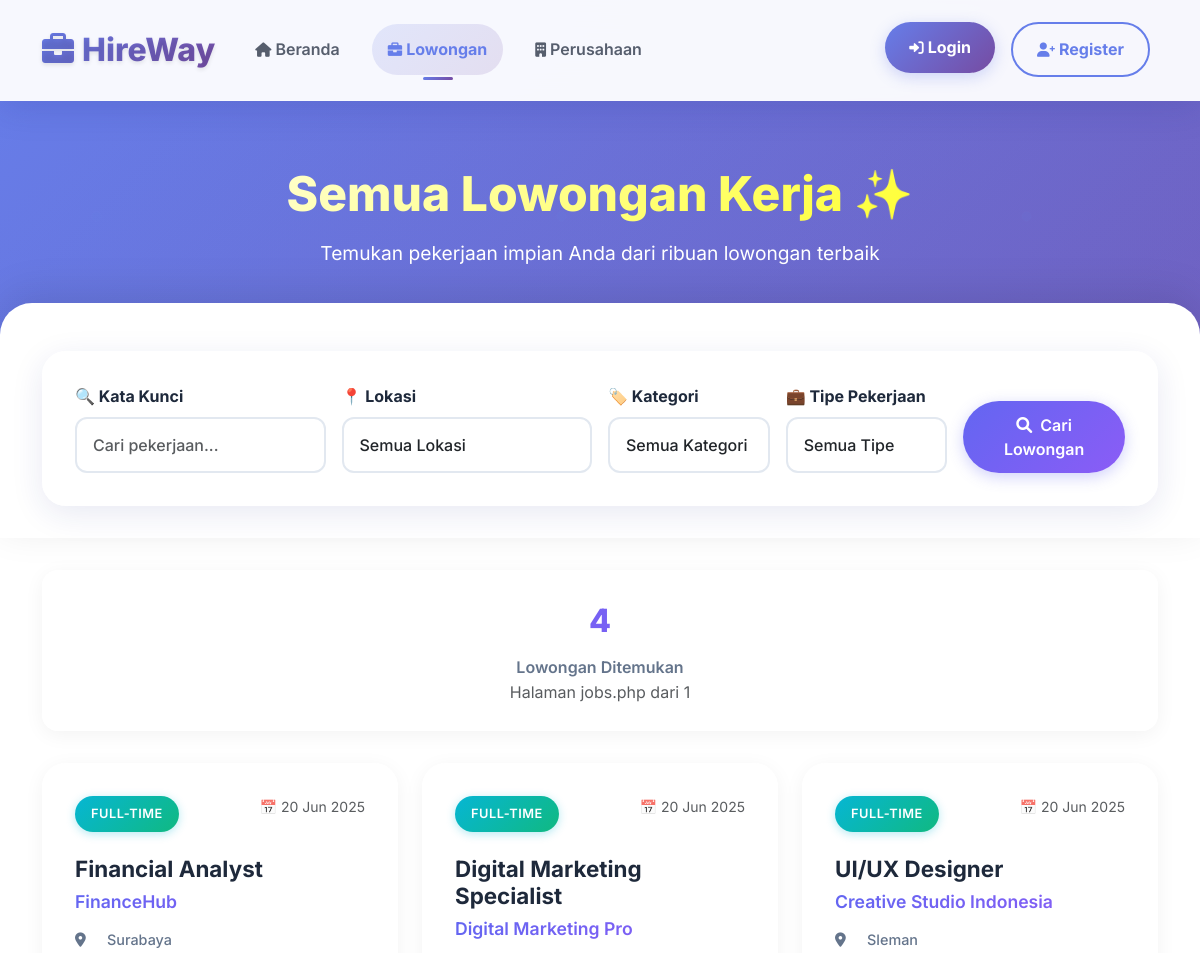
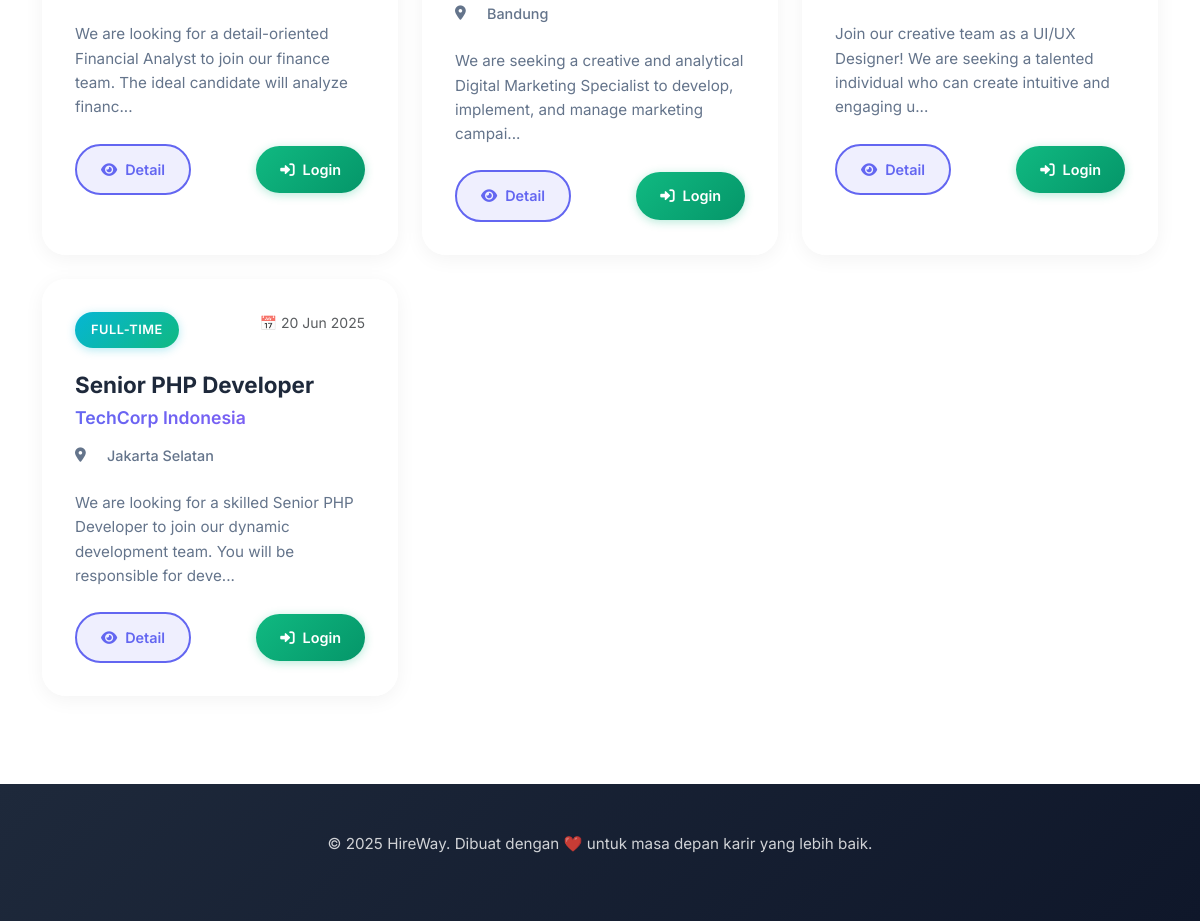
/jobs.php, run on the app's committed database (2 pictures, top to bottom).
### tables this page shows
CREATE TABLE jobs (
    id INT AUTO_INCREMENT PRIMARY KEY,
    title VARCHAR(150) NOT NULL,
    slug VARCHAR(200) UNIQUE,
    company VARCHAR(150) NOT NULL,
    company_id INT,
    category_id INT,
    description TEXT NOT NULL,
    requirements TEXT,
    responsibilities TEXT,
    benefits TEXT,
    job_type ENUM('full-time', 'part-time', 'contract', 'internship', 'freelance') DEFAULT 'full-time',
    work_location ENUM('onsite', 'remote', 'hybrid') DEFAULT 'onsite',
    location VARCHAR(100),
    city VARCHAR(100),
    province VARCHAR(100),
    salary VARCHAR(100),
    salary_min INT,
    salary_max INT,
    experience_required ENUM('fresh-graduate', '1-2-years', '3-5-years', '5+-years'),
    education_required ENUM('SMA', 'D3', 'S1', 'S2', 'S3'),
    skills_required JSON,
    application_deadline DATE,
    external_url VARCHAR(500),
    contact_email VARCHAR(100),
    contact_phone VARCHAR(20),
    views_count INT DEFAULT 0,
    applications_count INT DEFAULT 0,
    is_featured BOOLEAN DEFAULT FALSE,
    is_urgent BOOLEAN DEFAULT FALSE,
    is_active BOOLEAN DEFAULT TRUE,
    status ENUM('draft', 'published', 'paused', 'closed', 'expired') DEFAULT 'published',
    posted_by INT,
    created_at TIMESTAMP DEFAULT CURRENT_TIMESTAMP,
    updated_at TIMESTAMP DEFAULT CURRENT_TIMESTAMP ON UPDATE CURRENT_TIMESTAMP,
    
    FOREIGN KEY (company_id) REFERENCES companies(id) ON DELETE SET NULL,
    FOREIGN KEY (category_id) REFERENCES categories(id) ON DELETE SET NULL,
    FOREIGN KEY (posted_by) REFERENCES users(id) ON DELETE SET NULL,
    
    INDEX idx_title (title),
    INDEX idx_slug (slug),
    INDEX idx_company (company),
    INDEX idx_company_id (company_id),
    INDEX idx_category_id (category_id),
    INDEX idx_job_type (job_type),
    INDEX idx_work_location (work_location),
    INDEX idx_location (location, city, province),
    INDEX idx_salary_range (salary_min, salary_max),
    INDEX idx_status_active (status, is_active),
    INDEX idx_featured_urgent (is_featured, is_urgent),
    INDEX idx_created_at (created_at),
    FULLTEXT idx_search (title, company, description, requirements)
);

### config.php (called while the page is built, shortened)
<?php
function format_date($date) {
    return date('d M Y', strtotime($date));
}
?>

### src/includes/session_manager.php (called while the page is built, shortened)
<?php
function is_logged_in() {
    return isset($_SESSION['user_id']);
}
?>

### jobs.php (the view, shortened to what this page needs)
<?php
require_once 'config.php';
require_once 'src/includes/session_manager.php';
require_once 'src/includes/profile_helper.php';
$jobs_per_page = 12;
$current_page = isset($_GET['page']) ? max(1, intval($_GET['page'])) : 1;
$offset = ($current_page - 1) * $jobs_per_page;
$search = isset($_GET['search']) ? clean_input($_GET['search']) : '';
$sql = "SELECT j.*, c.name as category_name FROM jobs j LEFT JOIN categories c ON j.category_id = c.id WHERE j.is_active = 1 AND j.status = 'published'";
$count_sql = "SELECT COUNT(*) FROM jobs j WHERE j.is_active = 1 AND j.status = 'published'";
$params = [];
$count_stmt = $pdo->prepare($count_sql);
$count_stmt->execute($params);
$total_jobs = $count_stmt->fetchColumn();
$total_pages = ceil($total_jobs / $jobs_per_page);
$sql .= " ORDER BY j.created_at DESC LIMIT $jobs_per_page OFFSET $offset";
$stmt = $pdo->prepare($sql);
$stmt->execute($params);
$jobs = $stmt->fetchAll(PDO::FETCH_ASSOC);
?>
<!DOCTYPE html>
<html lang="id">
<head>
    <title>Semua Lowongan - HireWay</title>    <link href="https://cdn.jsdelivr.net/npm/bootstrap@5.3.0/dist/css/bootstrap.min.css" rel="stylesheet">
    <link href="https://cdnjs.cloudflare.com/ajax/libs/font-awesome/6.0.0/css/all.min.css" rel="stylesheet">
    <link href="assets/css/navbar.css" rel="stylesheet">
</head>
<body>
    <?php include 'src/includes/navbar.php'; ?>
    <section class="page-header">
        <div class="container text-center">
            <div class="page-header-content">
                <h1>Semua Lowongan Kerja ✨</h1>
                <p class="lead">Temukan pekerjaan impian Anda dari ribuan lowongan terbaik</p>
            </div>
        </div>
    </section>
    <section class="search-filter-section">
        <div class="container">
            <div class="filter-card">
                <form method="GET" class="row g-3 align-items-end">
                    <div class="col-md-3">
                        <label class="form-label fw-bold">🔍 Kata Kunci</label>
                        <input type="text" name="search" class="form-control" placeholder="Cari pekerjaan..."
                               value="<?= htmlspecialchars($search) ?>">                    </div>
                    <div class="col-md-3">
                        <label class="form-label fw-bold">📍 Lokasi</label>
                        <select name="location" class="form-select">
                            <option value="">Semua Lokasi</option>
                        </select>
                    </div>
                    <div class="col-md-2">
                        <label class="form-label fw-bold">🏷️ Kategori</label>
                        <select name="category" class="form-select">
                            <option value="">Semua Kategori</option>
                        </select>
                    </div>
                    <div class="col-md-2">
                        <label class="form-label fw-bold">💼 Tipe Pekerjaan</label>
                        <select name="job_type" class="form-select">
                            <option value="">Semua Tipe</option>
                        </select>
                    </div>
                    <div class="col-md-2">
                        <button type="submit" class="btn btn-modern w-100">
                            <i class="fas fa-search me-2"></i>Cari Lowongan
                        </button>
                    </div>
                </form>
            </div>
        </div>
    </section>
    <section class="jobs-container">
        <div class="container">
            <div class="stats-card">
                <div class="stats-number"><?= $total_jobs ?></div>
                <div class="stats-label">Lowongan Ditemukan</div>
                <p class="text-muted mb-0">Halaman <?= $current_page ?> dari <?= $total_pages ?></p>
            </div>
            <?php if (empty($jobs)): ?>
                <div class="empty-state">
                    <i class="fas fa-search fa-4x"></i>
                    <h4>Tidak Ada Lowongan Ditemukan 😔</h4>
                    <p>Coba ubah kata kunci pencarian atau filter Anda untuk menemukan lowongan yang sesuai</p>
                    <a href="jobs.php" class="btn btn-modern mt-3">
                        <i class="fas fa-refresh me-2"></i>Reset Filter
                    </a>
                </div>
            <?php else: ?>
                <div class="row">
                    <?php foreach ($jobs as $index => $job): ?>
                        <div class="col-lg-4 col-md-6 mb-4" style="animation-delay: <?= $index * 0.1 ?>s;">
                            <div class="job-card">
                                <div class="d-flex justify-content-between align-items-start mb-3">
                                    <span class="job-type-badge"><?= htmlspecialchars($job['job_type']) ?></span>
                                    <small class="text-muted">📅 <?= format_date($job['created_at']) ?></small>
                                </div>
                                <h5><?= htmlspecialchars($job['title']) ?></h5>
                                <h6><?= htmlspecialchars($job['company']) ?></h6>
                                <div class="job-meta">
                                    <i class="fas fa-map-marker-alt"></i>
                                    <span><?= htmlspecialchars($job['location']) ?></span>
                                </div>
                                <p class="job-description"><?= substr(htmlspecialchars($job['description']), 0, 120) ?>...</p>
                                <div class="d-flex justify-content-between align-items-center mt-4">
                                    <div class="d-flex gap-2">
                                        <button class="btn-detail" onclick="showJobDetail(<?= $job['id'] ?>)">
                                            <i class="fas fa-eye me-2"></i>Detail
                                        </button>
                                    </div>
                                    <?php if (is_logged_in()): ?>
                                        <button class="btn-apply"
                                                onclick="applyJob(<?= $job['id'] ?>, '<?= htmlspecialchars($job['title']) ?>', '<?= htmlspecialchars($job['company']) ?>')">
                                            <i class="fas fa-paper-plane me-2"></i>Lamar
                                        </button>
                                    <?php else: ?>
                                        <a href="src/auth/login.php"
                                           class="btn-apply text-decoration-none">
                                            <i class="fas fa-sign-in-alt me-2"></i>Login
                                        </a>
                                    <?php endif; ?>
                                </div>
                            </div>
                        </div>
                    <?php endforeach; ?>
                </div>
            <?php endif; ?>
        </div>
    </section>
    <footer>
        <div class="container text-center">
            <p>&copy; 2025 HireWay. Dibuat dengan ❤️ untuk masa depan karir yang lebih baik.</p>
        </div>
    </footer>
</body>
</html>

### data on the page
jobs: job_type "FULL-TIME", created_at "20 Jun 2025", title "Financial Analyst", company "FinanceHub", location "Surabaya", description "We are looking for a detail-oriented Financial Analyst to join our finance team. The ideal candidate will analyze financ"
jobs: job_type "FULL-TIME", created_at "20 Jun 2025", title "Digital Marketing Specialist", company "Digital Marketing Pro", location "Bandung", description "We are seeking a creative and analytical Digital Marketing Specialist to develop, implement, and manage marketing campai"
jobs: job_type "FULL-TIME", created_at "20 Jun 2025", title "UI/UX Designer", company "Creative Studio Indonesia", location "Sleman", description "Join our creative team as a UI/UX Designer! We are seeking a talented individual who can create intuitive and engaging u"
jobs: job_type "FULL-TIME", created_at "20 Jun 2025", title "Senior PHP Developer", company "TechCorp Indonesia", location "Jakarta Selatan", description "We are looking for a skilled Senior PHP Developer to join our dynamic development team. You will be responsible for deve"

### other printed values
$total_jobs "4"
$current_page "jobs.php"
$total_pages "1"
